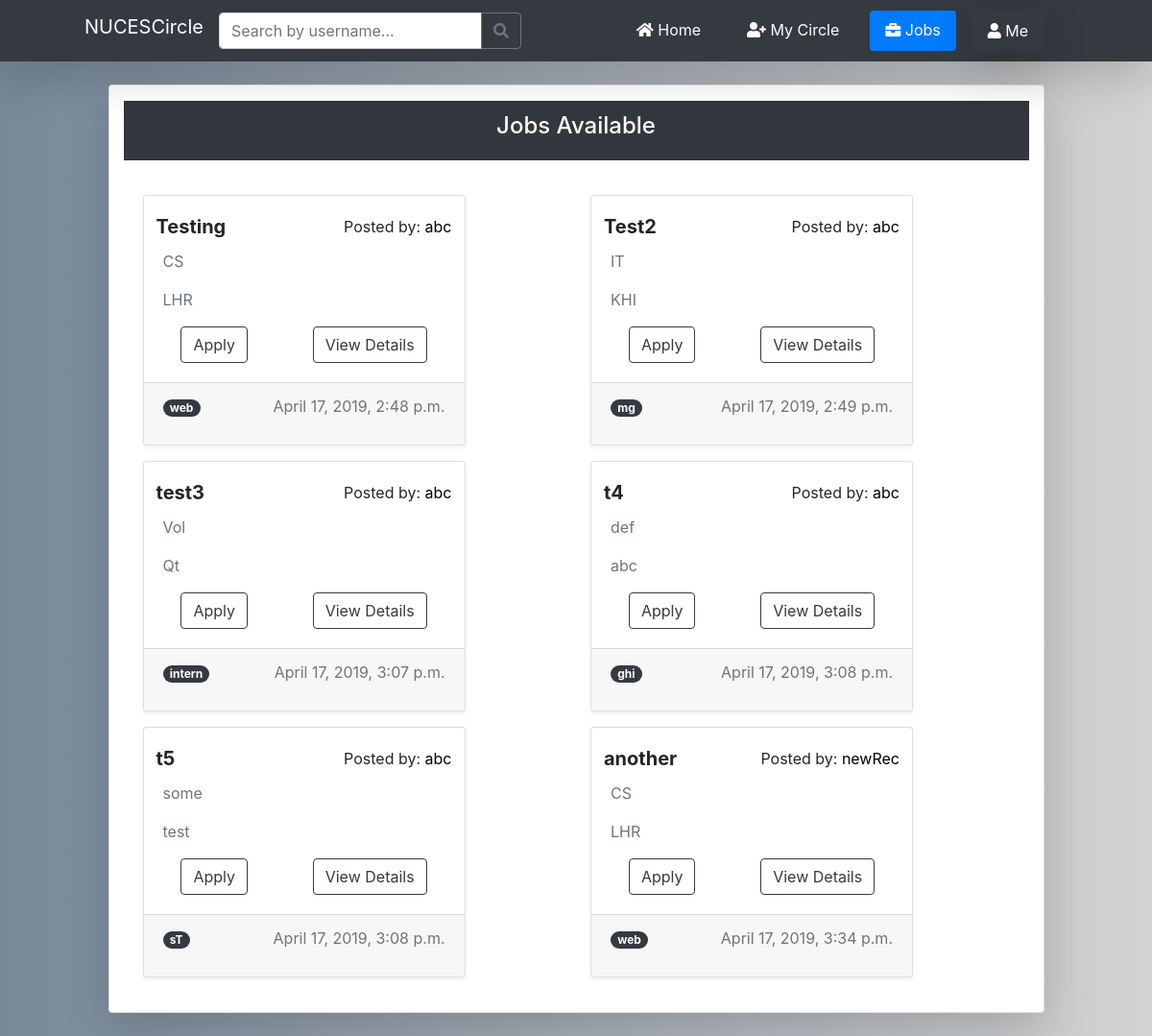
The app's page /job_listings/ (signed in) with its own data.
### nucescircle/models.py (models this page shows, shortened)
class Job(models.Model):
    posted_by = models.ForeignKey(User, on_delete=models.CASCADE)
    job_title = models.CharField(max_length=32, blank=True)
    job_desc = models.TextField(blank=True)
    job_location = models.CharField(max_length=32, blank=True)
    job_field = models.CharField(max_length=6, blank=True)
    job_tags = models.CharField(max_length=255, blank=True)
    date_posted = models.DateTimeField(default=timezone.now)

### nucescircle/views.py (the view)
# urls.py: path('job_listings/', views.jobs_listing, name='circle-jobs'),
@login_required
def jobs_listing(request):
    rec = Recruiter.objects.filter(user=request.user)
    jobs = Job.objects.all()
    context = {'jobs_posted': jobs}
    if rec:
        return redirect('circle-recruit')
    return render(request, 'nucescircle/JobsListing.html', context)

### nucescircle/templates/nucescircle/JobsListing.html
{% extends "nucescircle/base.html" %}
{% block content %}
<div class="container-fluid gedf-wrapper">
    <div class="card col-lg-10 mx-auto text-center my-4 shadow-lg rounded">
        <div class="bg-dark text-white my-3">
            <div class="card-header">
            <h4>Jobs Available</h4>
            </div>
        </div>
        <div class="card-body">
            <div class="row">
            {% if jobs_posted %}
                {% for job in jobs_posted %}
                    <div class="col-sm">
                        <div class="card job-card text-left mb-3 shadow-sm">
                            <div class="card-body">
                                <div class="row">
                                    <h5 class="card-title mr-auto ml-2"><strong>{{ job.job_title }}</strong></h5>
                                    <div class="ml-auto mr-2">
                                        Posted by: <a href="">{{ job.posted_by }}</a>
                                    </div>
                                </div>
                                <p class="text-muted mr-auto">{{ job.job_field }}</p>
                                <p class="text-muted">{{ job.job_location }}</p>
                                <div class="row">
                                    <button class="btn btn-outline-dark mx-auto">Apply</button>
                                    <button class="btn btn-outline-dark mx-auto">View Details</button>
                                </div>
                            </div>
                            <div class="card-footer">
                                <span class="badge badge-pill badge-dark">{{ job.job_tags }}</span>
                                <p class="text-muted float-right">{{ job.date_posted }}</p>
                            </div>
                        </div>
                    </div>
                {% endfor %}
            {% else %}
                <div class="py-3 mx-auto px-3">
                    <h4>No Jobs in the Database.</h4>
                </div>
            {% endif %}
            </div>
        </div>
    </div>
</div>
{% endblock %}

### nucescircle/static/nucescircle/newStyling.css (style rules this page uses)
a { color: black; }
#gradBg2 { background-color: slategray; background-image: linear-gradient(90deg, lightslategray, lightgray); }
body { background-color: #eeeeee; }
.gedf-wrapper { margin-top: 0.97rem; }
.job-card { width: 21rem; }

### records on screen
Job: job_title "Testing", posted_by "abc", job_field "CS", job_location "LHR", job_tags "web", date_posted "April 17, 2019, 2:48 p.m."
Job: job_title "Test2", posted_by "abc", job_field "IT", job_location "KHI", job_tags "mg", date_posted "April 17, 2019, 2:49 p.m."
Job: job_title "test3", posted_by "abc", job_field "Vol", job_location "Qt", job_tags "intern", date_posted "April 17, 2019, 3:07 p.m."
Job: job_title "t4", posted_by "abc", job_field "def", job_location "abc", job_tags "ghi", date_posted "April 17, 2019, 3:08 p.m."
Job: job_title "t5", posted_by "abc", job_field "some", job_location "test", job_tags "sT", date_posted "April 17, 2019, 3:08 p.m."
Job: job_title "another", posted_by "newRec", job_field "CS", job_location "LHR", job_tags "web", date_posted "April 17, 2019, 3:34 p.m."
